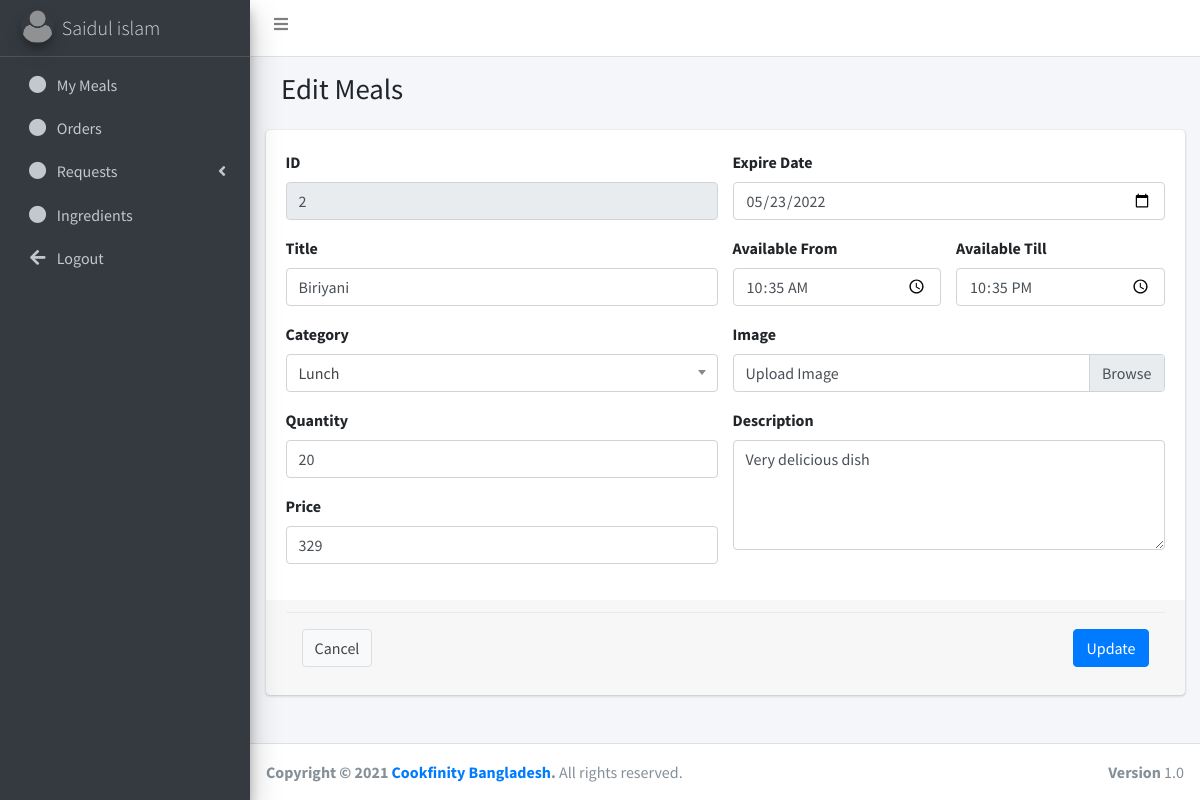
The page /homecook/?page=edit_meal&id=2 (signed in) on the database its author committed.
### tables this page shows
CREATE TABLE `users` (
  `id` int(11) NOT NULL,
  `email` varchar(255) NOT NULL,
  `role` int(11) NOT NULL,
  `full_name` varchar(255) NOT NULL,
  `company_name` varchar(255) DEFAULT NULL,
  `own_image` varchar(255) DEFAULT NULL,
  `company_image` varchar(255) DEFAULT NULL,
  `city` int(11) DEFAULT NULL,
  `location` int(11) DEFAULT NULL,
  `phone_number` varchar(255) NOT NULL,
  `pickup_location` varchar(255) DEFAULT NULL,
  `nid_number` int(11) DEFAULT NULL,
  `address` varchar(255) DEFAULT NULL,
  `password` varchar(255) NOT NULL
);

CREATE TABLE `meals` (
  `id` int(11) NOT NULL,
  `uid` int(11) NOT NULL,
  `title` varchar(255) NOT NULL,
  `description` varchar(255) NOT NULL,
  `category_id` int(11) NOT NULL,
  `quantity` int(11) NOT NULL,
  `price` int(11) NOT NULL,
  `image` varchar(255) NOT NULL,
  `expire_date` varchar(255) NOT NULL,
  `available_from` varchar(255) NOT NULL,
  `available_till` varchar(255) NOT NULL
);

### functions.php (called while the page is built, shortened)
<?php
    function getSingleTableRecord($tableName, $columnName, $value){
        $con = $GLOBALS['con'];
        $query = "SELECT * FROM $tableName WHERE $columnName='$value'";
        return mysqli_fetch_array(mysqli_query($con, $query));
    }
    function getUserNameById($uid){
        $con = $GLOBALS['con'];
        $query = "SELECT * FROM users WHERE id='$uid'";
        $result = mysqli_fetch_array(mysqli_query($con, $query));
        return $result['full_name'];
    }
?>

### homecook/pages/edit_meal.php (the view, shortened to what this page needs)
<?php
    $id = $_GET['id'];
    $details = getSingleTableRecord('meals', 'id', $id);
?>
<div class="content-header">
    <div class="container-fluid">
    <div class="row mb-2">
        <div class="col-sm-6">
        <h1 class="m-0">Edit Meals</h1>
        </div>
    </div>
    </div>
</div>
<form method="post" action="./pages/DB/update_meal.php" enctype="multipart/form-data">
    <div class="card">
        <div class="card-body">
            <div class="row">
                <div class="col-md-6">
                    <div class="form-group">
                        <label for="">ID</label>
                        <input type="text" name="id" class="form-control" value="<?= $id ?>" readonly>
                    </div>
                    <div class="form-group">
                        <label for="">Title</label>
                        <input type="text" name="title" class="form-control" value="<?= $details['title'] ?>" required>
                    </div>
                    <div class="form-group">
                        <label for="">Category</label>
                    </div>
                    <div class="form-group">
                        <label for="">Quantity</label>
                        <input type="number" name="quantity" value="<?= $details['quantity'] ?>"  class="form-control" required>
                    </div>
                    <div class="form-group">
                        <label for="">Price</label>
                        <input type="number" name="price" class="form-control" value="<?= $details['price'] ?>" required>
                    </div>
                </div>
                <div class="col-md-6">
                    <div class="form-group">
                        <label for="">Expire Date</label>
                        <input type="date" name="expire_date" min="<?= date('Y-m-d') ?>" value="<?= $details['expire_date'] ?>" class="form-control" required>
                    </div>
                    <div class="form-group">
                        <div class="row">
                            <div class="col-md-6">
                                <label for="">Available From</label>
                                <input type="time" name="available_from" value="<?= $details['available_from'] ?>" class="form-control" required>
                            </div>
                            <div class="col-md-6">
                                <label for="">Available Till</label>
                                <input type="time" name="available_till" value="<?= $details['available_till'] ?>" class="form-control" required>
                            </div>
                        </div>
                    </div>
                    <div class="form-group">
                        <label for="">Image</label>
                        <div class="custom-file">
                            <label class="custom-file-label" for="exampleFile2">Upload Image</label>
                        </div>
                    </div>
                    <div class="form-group">
                        <label for="">Description</label>
                        <textarea name="description" id="" cols="30" class="form-control" rows="4"><?= $details['description'] ?></textarea>
                    </div>
                </div>
            </div>
        </div>
        <div class="card-footer">
            <div class="modal-footer justify-content-between">
                <button type="button" class="btn btn-default" data-dismiss="modal" onclick="cancel('my_meals')">Cancel</button>
                <button id="submit" type="submit" name="submit_item" class="btn btn-primary">Update</button>
            </div>
        </div>
    </div>
</form>

### homecook/index.php (shortened to what this page needs)
<?php
  require_once('../functions.php');
  $uid = $_SESSION['uid'];
  $user_details = getSingleTableRecord('users', 'id', $uid);
  $user_name = getUserNameById($uid);
?>
<!DOCTYPE html>
<html lang="en">
<head>
    <link rel="stylesheet" href="plugins/fontawesome-free/css/all.min.css">
    <link rel="stylesheet" href="https://stackpath.bootstrapcdn.com/font-awesome/4.7.0/css/font-awesome.min.css">
    <link rel="stylesheet" href="https://code.ionicframework.com/ionicons/2.0.1/css/ionicons.min.css">
    <link rel="stylesheet" href="plugins/datatables-bs4/css/dataTables.bootstrap4.min.css">
    <link rel="stylesheet" href="plugins/datatables-responsive/css/responsive.bootstrap4.min.css">
    <link rel="stylesheet" href="https://cdnjs.cloudflare.com/ajax/libs/select2/4.1.0-beta.1/css/select2.min.css">
    <link rel="stylesheet" href="plugins/daterangepicker/daterangepicker.css">
    <link rel="stylesheet"
          href="https://cdnjs.cloudflare.com/ajax/libs/tempusdominus-bootstrap-4/5.0.0-alpha14/css/tempusdominus-bootstrap-4.min.css"/>
    <link rel="stylesheet" href="dist/css/adminlte.min.css">
    <link rel="stylesheet" href="plugins/summernote/summernote-bs4.css">
</head>
<body class="hold-transition sidebar-mini">
<div class="wrapper">
    <nav class="main-header navbar navbar-expand navbar-white navbar-light">
        <ul class="navbar-nav">
            <li class="nav-item">
                <a class="nav-link" data-widget="pushmenu" href="#" role="button"><i class="fas fa-bars"></i></a>
            </li>
        </ul>
    </nav>
  <aside class="main-sidebar sidebar-dark-primary elevation-4">
    <a href="index.php" class="brand-link">
      <img src="../images/users/<?= $user_details['own_image'] ?>" alt="Profile Picture" class="brand-image img-circle elevation-3" style="opacity: .8">
      <span class="brand-text font-weight-light"><?= $user_name ?></span><br>
    </a>
    <div class="sidebar">
      <nav class="mt-2">
        <ul class="nav nav-pills nav-sidebar flex-column" data-widget="treeview" role="menu" data-accordion="false">
          <li class="nav-item">
            <a href="./?page=my_meals" class="nav-link">
              <i class="fas fa-circle nav-icon"></i>
              <p>My Meals</p>
            </a>
          </li>
          <li class="nav-item">
            <a href="./?page=orders" class="nav-link">
              <i class="fas fa-circle nav-icon"></i>
              <p>Orders</p>
            </a>
          </li>
          <li class="nav-item has-treeview">
            <a href="#" class="nav-link">
                <i class="fas fa-circle nav-icon"></i>
                <p>
                    Requests
                    <i class="fas fa-angle-left right"></i>
                </p>
            </a>
          </li>
          <li class="nav-item">
            <a href="./?page=ingredients" class="nav-link">
              <i class="fas fa-circle nav-icon"></i>
              <p>Ingredients</p>
            </a>
          </li>
          <li class="nav-item">
            <a href="./?logout" class="nav-link">
              <i class="nav-icon fas fa-arrow-left"></i>
              <p>Logout</p>
            </a>
          </li>
        </ul>
      </nav>
    </div>
  </aside>
    <div class="content-wrapper">
        <div class="content">
            <div class="container-fluid">
                <?php
                if (empty($_GET['page'])) {
                    include "pages/home.php";
                } else {
                    if (file_exists("pages/" . $_GET['page'] . ".php")) {
                        include "pages/" . $_GET['page'] . ".php";
                    } else {
                        include "pages/home.php";
                    }
                }
                ?>
            </div>
        </div>
    </div>
  <footer class="main-footer">
    <strong>Copyright &copy; 2021 <a href="#">Cookfinity Bangladesh</a>.</strong>
    All rights reserved.
    <div class="float-right d-none d-sm-inline-block">
      <b>Version</b> 1.0
    </div>
  </footer>
</div>
</body>
</html>

### rows shown on the page
users: own_image (placeholder picture), full_name "Saidul islam"
meals: title "Biriyani", quantity "20", price "329", expire_date "05/23/2022", available_from "10:35", available_till "22:35", description "Very delicious dish"
